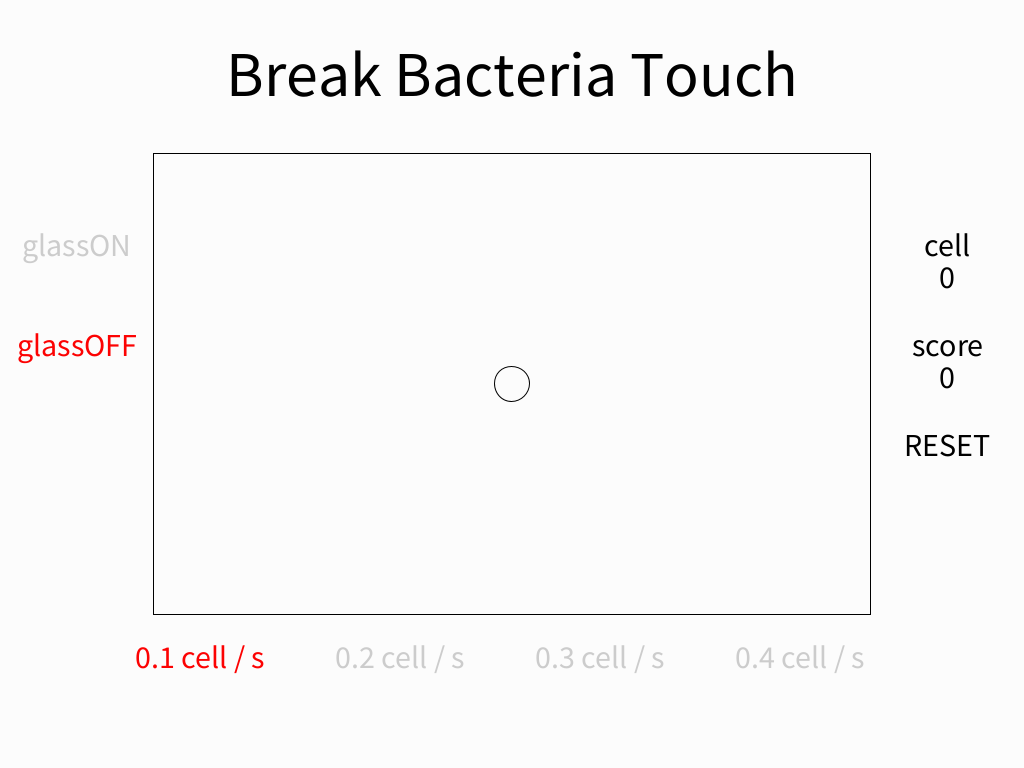
Frame 1 (no input)
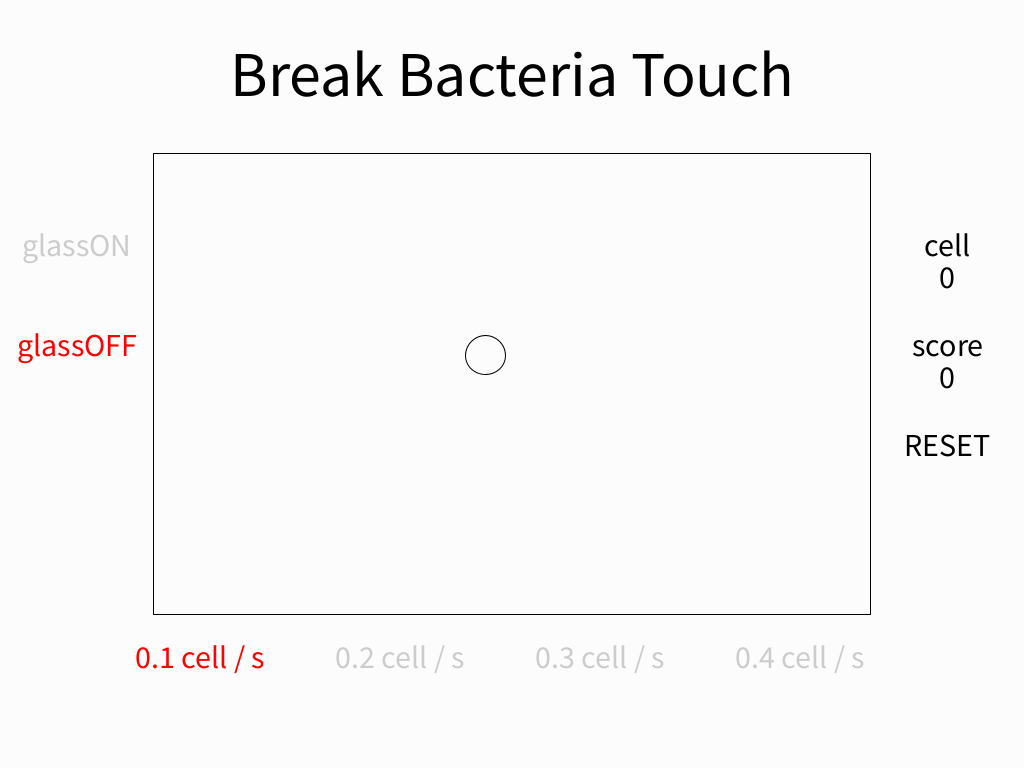
Frame 60 (the mouse pressed at the canvas centre just before this capture)
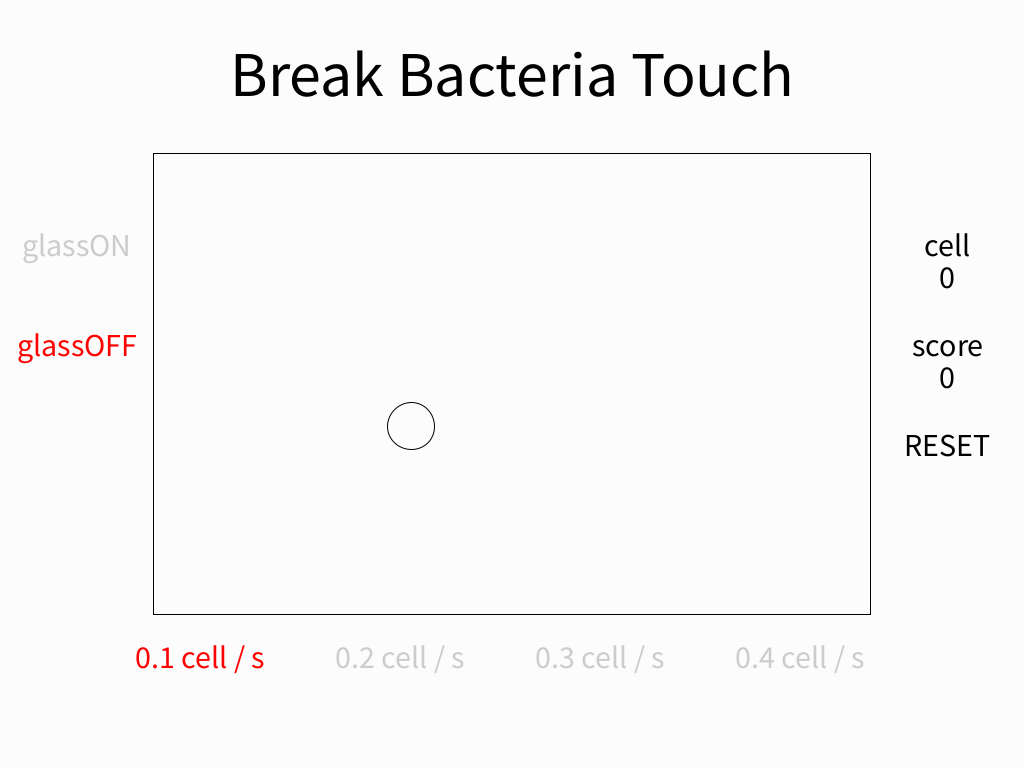
Frame 120 (the mouse held since frame 60 and released just before this capture)

The Processing sketch that drew these frames (run headless with seeded random() and noise(); from frame 60 on, the mouse is pressed at the canvas centre):

// Processing sketch: processing_108178
// ── processing_108178.pde

int glass=0, score=0, cell=0, disscore=0, discell=0;
float speed = 0.1;
color glasson, glassoff;
int kazu = 60;
Bacteria[] bacteria = new Bacteria[kazu];
float[] textX = new float[kazu];
float[] textY = new float[kazu];
int[] textScore = new int[kazu];
int[] textT = new int[kazu];

void setup() {
  size(1024, 768);
  colorMode(HSB, 360, 100, 100);
  smooth();
  frameRate(60);
  textAlign(CENTER);
  rectMode(CENTER);

  bacteria[0] = new Bacteria(35, 0, 0, 1);
  bacteria[0].x = width/2;
  bacteria[0].y = height/2;
  for (int i=1; i < kazu; i++) {
    bacteria[i] = new Bacteria(35, 0, 0, 0);
  }
}

void draw() {
  background(0, 0, 99);
  noFill();
  rect(width/2, height/2, width*0.7, height*0.6);

  for (int i=0; i < kazu; i++) {
    if (bacteria[i].id == 1) {
      bacteria[i].glow();
      bacteria[i].division();
      bacteria[i].move();
      bacteria[i].display();
    }
    if (bacteria[i].dflag != 0) {
      while (bacteria[i].dflag != 0) {
        for (int j=0; j < kazu; j++) {
          if (bacteria[j].id == 0) {
            bacteria[j].id = 1;
            bacteria[j].x = bacteria[i].x + random(-10, 10);
            bacteria[j].y = bacteria[i].y + random(-10, 10);
            bacteria[j].vx = 0;
            bacteria[j].vy = 0;
            bacteria[j].size = 35;
            bacteria[j].t = 0;
            bacteria[i].dflag--;
            break;
          }
          if (j >= kazu-1) {
            bacteria[i].dflag = 0;
          }
        }
      }
    }
  }
  for (int i=0; i < kazu; i++) {//------------------浮遊数字。上のにいれると被る
    if (textT[i] > 0) {
      textSize(20+textScore[i]);
      fill(200+textScore[i]*10, 99, 99);
      text("+"+textScore[i], textX[i], textY[i]);
      textY[i] -= 0.3;
      textT[i]--;
    }
  }//---------------------------------------------浮遊数字ここまで

  if (score > disscore) {//値が１ずつ増えてなんかかっこいい
    disscore++;
  }
  if (cell > discell) {
    discell++;
  }

  //-------------------------------------------------------ここからテキスト表示
  fill(0);
  textSize(64);
  text("Break Bacteria Touch", width/2, 64*1.5);

  if (glass==1) {
    glasson = color(0, 99, 99);
    glassoff = color(0, 0, 80);
  }
  else {
    glasson = color(0, 0, 80);
    glassoff = color(0, 99, 99);
  }
  textSize(32);
  fill(glasson);
  text("glassON", width*0.3/4, height/3);//width/2 - width*0.7/2 = width*0.3/2 の半分（真ん中）
  fill(glassoff);
  text("glassOFF", width*0.3/4, height/3+100);

  for (float i = 0.1; i <= 0.4; i += 0.1) {
    if (speed == i) {
      fill(0, 99, 99);
    }
    else {
      fill(0, 0, 80);
    }
    text(i+" cell / s", 200+(i-0.1)*2000, height-100);
  }

  fill(0);
  text("cell", width*3.7/4, height/3);
  text(discell, width*3.7/4, height/3+32);
  text("score", width*3.7/4, height/3+100);
  text(disscore, width*3.7/4, height/3+100+32);

  if (mouseX > width*1.7/2 && mouseX < width && mouseY > height/3+200-32 && mouseY < height/3+200) {
    fill(0, 99, 99);
  }
  text("RESET", width*3.7/4, height/3+200);
  //------------------------------------------------------テキスト表示おわり
}


void mousePressed() {
  if (mouseX >= 0 && mouseX <= width*0.3/2 && mouseY <= height/3 && mouseY >= height/3-32) {//-------------ここから設定
    glass = 1;
  }
  if (mouseX >= 0 && mouseX <= width*0.3/2 && mouseY <= height/3+100 && mouseY >= height/3+100-32) {
    glass = 0;
  }
  if (mouseY >= height-100-32 && mouseY <= height-100) {
    for (float i = 0.1; i <= 0.4; i += 0.1) {
      if (mouseX >= 200+(i-0.1)*2000-70 && mouseX <= 200+(i-0.1)*2000+70) {
        speed = i;
        break;//無駄の削減
      }
    }
  }//----------------------------------------------------------------------------------------------------設定ここまで

  if (mouseX > width*1.7/2 && mouseX < width && mouseY > height/3+200-32 && mouseY < height/3+200) {//-------リセット
    glass = 0;
    score = 0;
    cell = 0;
    disscore = 0;
    discell = 0;
    speed = 0.1;
    textT[0] = 0;
    bacteria[0].id = 1;
    bacteria[0].x = width/2;
    bacteria[0].y = height/2;
    bacteria[0].vx = 0;
    bacteria[0].vy = 0;
    bacteria[0].t = 0;
    bacteria[0].size = 35;
    for (int i=1; i < kazu; i++) {
      if (bacteria[i].id == 1) {
        bacteria[i].id = 0;     
        textT[i] = 0;
      }
    }
  }

  for (int i=0; i < kazu; i++) {//------------------------ここから死亡判定
    if (bacteria[i].id == 1) {
      if (sqrt(sq(mouseX - bacteria[i].x)+sq(mouseY - bacteria[i].y)) < bacteria[i].size/2) {
        cell++;
        score += int(bacteria[i].t/10);
        textX[i] = bacteria[i].x;
        textY[i] = bacteria[i].y;
        textScore[i] = int(bacteria[i].t/10);
        textT[i] = 60;
        bacteria[i].id = 0;
      }
    }
  }//---------------------------------------------------死亡判定ここまで
}




class Bacteria {
  float x, y, size, vx, vy, t;
  int id, dflag;
  float gosa;
  Bacteria(float Size, float VX, float VY, int ID) {
    size = Size;
    vx = VX;
    vy = VY;
    id = ID;
  }

  void display() {
    if (glass == 1) {
      fill(0, t, 99);
    }
    else {
      fill(0, 0, 99);
    }
    ellipse(x, y, size, size);
  }

  void move() {
    x += vx;
    y += vy;
    vx += random(-0.2, 0.2);
    vy += random(-0.2, 0.2);
    if (x-size/2 < width*0.3/2) {
      x = width*0.3/2 + size/2;
      vx *= -1;
    }
    if (x+size/2 > width*1.7/2) {
      x = width*1.7/2 - size/2;
      vx *= -1;
    }
    if (y-size/2 < height*0.4/2) {
      y = height*0.4/2 + size/2;
      vy *= -1;
    }
    if (y+size/2 > height*1.6/2) {
      y = height*1.6/2 - size/2;
      vy *= -1;
    }
  }

  void glow() {
    gosa = random(-0.7, 0.7);//個体ごとに微妙に差をつくる
    t += 99.*speed/60 + gosa;
    if (size <= 70) {
      size += 35.*speed/30 + gosa;
    }
  }

  void division() {
    if (t > 99) {
      id = 0;
      dflag = 2;
    }
  }
}
